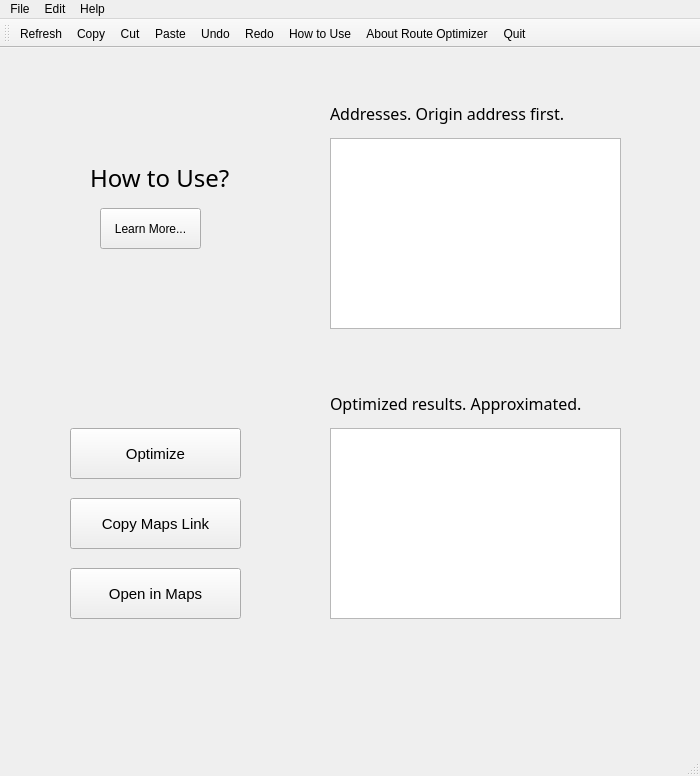
<?xml version="1.0" encoding="UTF-8"?>
<ui version="4.0">
 <class>MainWindow</class>
 <widget class="QMainWindow" name="MainWindow">
  <property name="geometry">
   <rect>
    <x>0</x>
    <y>0</y>
    <width>700</width>
    <height>776</height>
   </rect>
  </property>
  <property name="windowTitle">
   <string>MainWindow</string>
  </property>
  <property name="windowIcon">
   <iconset resource="../opt_resource.qrc">
    <normaloff>:/images/icon.ico</normaloff>:/images/icon.ico</iconset>
  </property>
  <widget class="QWidget" name="centralwidget">
   <widget class="QToolButton" name="btnLearnMore">
    <property name="geometry">
     <rect>
      <x>100</x>
      <y>160</y>
      <width>101</width>
      <height>41</height>
     </rect>
    </property>
    <property name="font">
     <font>
      <pointsize>9</pointsize>
      <weight>50</weight>
      <bold>false</bold>
     </font>
    </property>
    <property name="text">
     <string>Learn More...</string>
    </property>
   </widget>
   <widget class="QTextEdit" name="txtInputAddresses">
    <property name="geometry">
     <rect>
      <x>330</x>
      <y>90</y>
      <width>291</width>
      <height>191</height>
     </rect>
    </property>
    <property name="font">
     <font>
      <family>Noto Serif</family>
      <pointsize>9</pointsize>
     </font>
    </property>
   </widget>
   <widget class="QTextEdit" name="txtOptimizedAddresses">
    <property name="geometry">
     <rect>
      <x>330</x>
      <y>380</y>
      <width>291</width>
      <height>191</height>
     </rect>
    </property>
    <property name="font">
     <font>
      <family>Noto Serif</family>
      <pointsize>9</pointsize>
     </font>
    </property>
   </widget>
   <widget class="QPushButton" name="btnOptimize">
    <property name="geometry">
     <rect>
      <x>70</x>
      <y>380</y>
      <width>171</width>
      <height>51</height>
     </rect>
    </property>
    <property name="font">
     <font>
      <pointsize>11</pointsize>
     </font>
    </property>
    <property name="text">
     <string>Optimize</string>
    </property>
   </widget>
   <widget class="QPushButton" name="btnOpenMaps">
    <property name="geometry">
     <rect>
      <x>70</x>
      <y>520</y>
      <width>171</width>
      <height>51</height>
     </rect>
    </property>
    <property name="font">
     <font>
      <pointsize>11</pointsize>
     </font>
    </property>
    <property name="text">
     <string>Open in Maps</string>
    </property>
   </widget>
   <widget class="QLabel" name="label">
    <property name="geometry">
     <rect>
      <x>330</x>
      <y>50</y>
      <width>281</width>
      <height>31</height>
     </rect>
    </property>
    <property name="font">
     <font>
      <family>Segoe UI Variable Display</family>
      <pointsize>12</pointsize>
     </font>
    </property>
    <property name="text">
     <string>Addresses. Origin address first.</string>
    </property>
   </widget>
   <widget class="QLabel" name="label_4">
    <property name="geometry">
     <rect>
      <x>90</x>
      <y>110</y>
      <width>141</width>
      <height>41</height>
     </rect>
    </property>
    <property name="font">
     <font>
      <family>Segoe UI Variable Display Semil</family>
      <pointsize>18</pointsize>
      <weight>50</weight>
      <bold>false</bold>
     </font>
    </property>
    <property name="text">
     <string>&lt;html&gt;&lt;head/&gt;&lt;body&gt;&lt;p&gt;How to Use?&lt;/p&gt;&lt;/body&gt;&lt;/html&gt;</string>
    </property>
   </widget>
   <widget class="QPushButton" name="btnCopyLink">
    <property name="geometry">
     <rect>
      <x>70</x>
      <y>450</y>
      <width>171</width>
      <height>51</height>
     </rect>
    </property>
    <property name="font">
     <font>
      <pointsize>11</pointsize>
     </font>
    </property>
    <property name="text">
     <string>Copy Maps Link</string>
    </property>
   </widget>
   <widget class="QLabel" name="label_2">
    <property name="geometry">
     <rect>
      <x>330</x>
      <y>340</y>
      <width>301</width>
      <height>31</height>
     </rect>
    </property>
    <property name="font">
     <font>
      <family>Segoe UI Variable Display</family>
      <pointsize>12</pointsize>
     </font>
    </property>
    <property name="text">
     <string>Optimized results. Approximated.</string>
    </property>
   </widget>
   <widget class="QLabel" name="lblLogo">
    <property name="geometry">
     <rect>
      <x>440</x>
      <y>620</y>
      <width>181</width>
      <height>61</height>
     </rect>
    </property>
    <property name="autoFillBackground">
     <bool>false</bool>
    </property>
    <property name="text">
     <string/>
    </property>
    <property name="pixmap">
     <pixmap resource="../opt_resource.qrc">:/images/logo.png</pixmap>
    </property>
    <property name="scaledContents">
     <bool>true</bool>
    </property>
   </widget>
  </widget>
  <widget class="QMenuBar" name="menubar">
   <property name="geometry">
    <rect>
     <x>0</x>
     <y>0</y>
     <width>700</width>
     <height>21</height>
    </rect>
   </property>
   <widget class="QMenu" name="menuFile">
    <property name="title">
     <string>File</string>
    </property>
    <addaction name="actionRefresh"/>
    <addaction name="actionQuit"/>
   </widget>
   <widget class="QMenu" name="menuEdit">
    <property name="title">
     <string>Edit</string>
    </property>
    <addaction name="actionCopy"/>
    <addaction name="actionCut"/>
    <addaction name="actionPaste"/>
    <addaction name="actionUndo"/>
    <addaction name="actionRedo"/>
   </widget>
   <widget class="QMenu" name="menuHelp">
    <property name="title">
     <string>Help</string>
    </property>
    <addaction name="actionHow_to_Use"/>
    <addaction name="actionAbout"/>
   </widget>
   <addaction name="menuFile"/>
   <addaction name="menuEdit"/>
   <addaction name="menuHelp"/>
  </widget>
  <widget class="QStatusBar" name="statusbar"/>
  <widget class="QToolBar" name="toolBar">
   <property name="windowTitle">
    <string>toolBar</string>
   </property>
   <attribute name="toolBarArea">
    <enum>TopToolBarArea</enum>
   </attribute>
   <attribute name="toolBarBreak">
    <bool>false</bool>
   </attribute>
   <addaction name="actionRefresh"/>
   <addaction name="actionCopy"/>
   <addaction name="actionCut"/>
   <addaction name="actionPaste"/>
   <addaction name="actionUndo"/>
   <addaction name="actionRedo"/>
   <addaction name="actionHow_to_Use"/>
   <addaction name="actionAbout"/>
   <addaction name="actionQuit"/>
  </widget>
  <action name="actionQuit">
   <property name="icon">
    <iconset resource="../opt_resource.qrc">
     <normaloff>:/images/icons8-quit-50.png</normaloff>:/images/icons8-quit-50.png</iconset>
   </property>
   <property name="text">
    <string>Quit</string>
   </property>
  </action>
  <action name="actionRefresh">
   <property name="icon">
    <iconset resource="../opt_resource.qrc">
     <normaloff>:/images/icons8-reset-50.png</normaloff>:/images/icons8-reset-50.png</iconset>
   </property>
   <property name="text">
    <string>Refresh</string>
   </property>
  </action>
  <action name="actionCopy">
   <property name="icon">
    <iconset resource="../opt_resource.qrc">
     <normaloff>:/images/icons8-copy-paste-64.png</normaloff>:/images/icons8-copy-paste-64.png</iconset>
   </property>
   <property name="text">
    <string>Copy</string>
   </property>
   <property name="toolTip">
    <string>Copy highlighted text from the input addresses box</string>
   </property>
  </action>
  <action name="actionCut">
   <property name="icon">
    <iconset resource="../opt_resource.qrc">
     <normaloff>:/images/icons8-cut-50.png</normaloff>:/images/icons8-cut-50.png</iconset>
   </property>
   <property name="text">
    <string>Cut</string>
   </property>
   <property name="toolTip">
    <string>Cut highlighted text from the input addresses box</string>
   </property>
  </action>
  <action name="actionPaste">
   <property name="icon">
    <iconset resource="../opt_resource.qrc">
     <normaloff>:/images/icons8-paste-50.png</normaloff>:/images/icons8-paste-50.png</iconset>
   </property>
   <property name="text">
    <string>Paste</string>
   </property>
   <property name="toolTip">
    <string>Paste into the input addresses box</string>
   </property>
  </action>
  <action name="actionHow_to_Use">
   <property name="icon">
    <iconset resource="../opt_resource.qrc">
     <normaloff>:/images/icons8-help-48.png</normaloff>:/images/icons8-help-48.png</iconset>
   </property>
   <property name="text">
    <string>How to Use</string>
   </property>
  </action>
  <action name="actionAbout">
   <property name="icon">
    <iconset resource="../opt_resource.qrc">
     <normaloff>:/images/icons8-about-50.png</normaloff>:/images/icons8-about-50.png</iconset>
   </property>
   <property name="text">
    <string>About Route Optimizer</string>
   </property>
  </action>
  <action name="actionUndo">
   <property name="icon">
    <iconset resource="../opt_resource.qrc">
     <normaloff>:/images/icons8-undo-64.png</normaloff>:/images/icons8-undo-64.png</iconset>
   </property>
   <property name="text">
    <string>Undo</string>
   </property>
   <property name="toolTip">
    <string>Undo changes in the input addresses box</string>
   </property>
  </action>
  <action name="actionRedo">
   <property name="icon">
    <iconset resource="../opt_resource.qrc">
     <normaloff>:/images/icons8-redo-64.png</normaloff>:/images/icons8-redo-64.png</iconset>
   </property>
   <property name="text">
    <string>Redo</string>
   </property>
   <property name="toolTip">
    <string>Redo changes in the input addresses box</string>
   </property>
  </action>
 </widget>
 <resources>
  <include location="../opt_resource.qrc"/>
 </resources>
 <connections/>
</ui>
